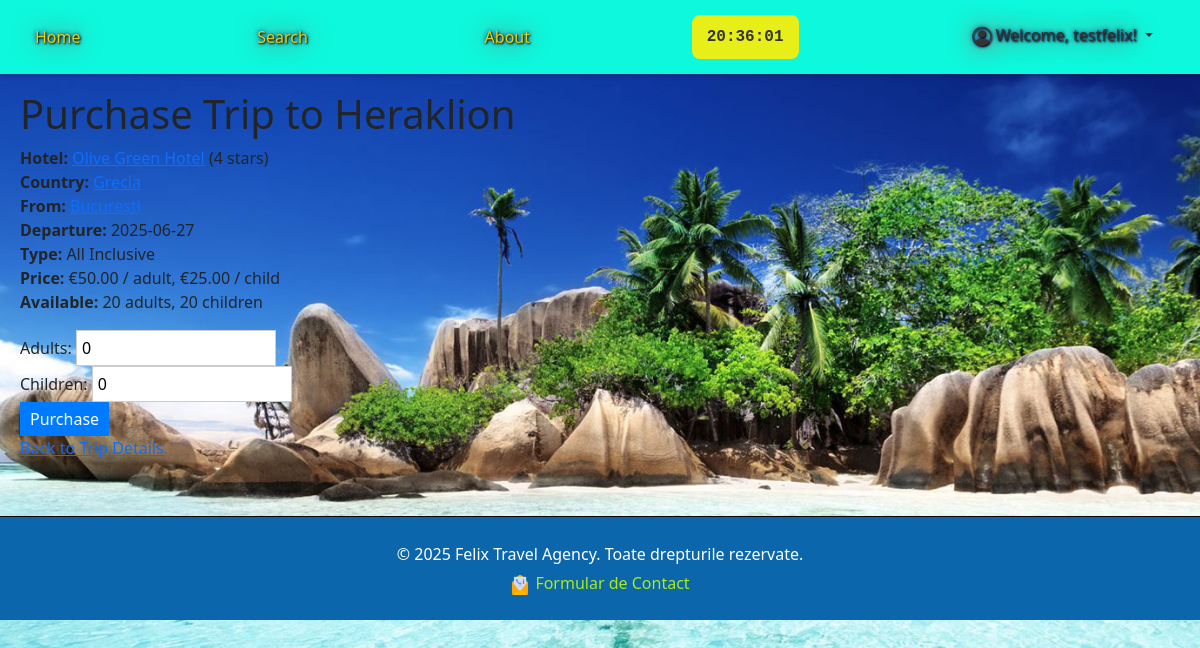
The page /trip/4/purchase/ (signed in) on the database as committed earlier.
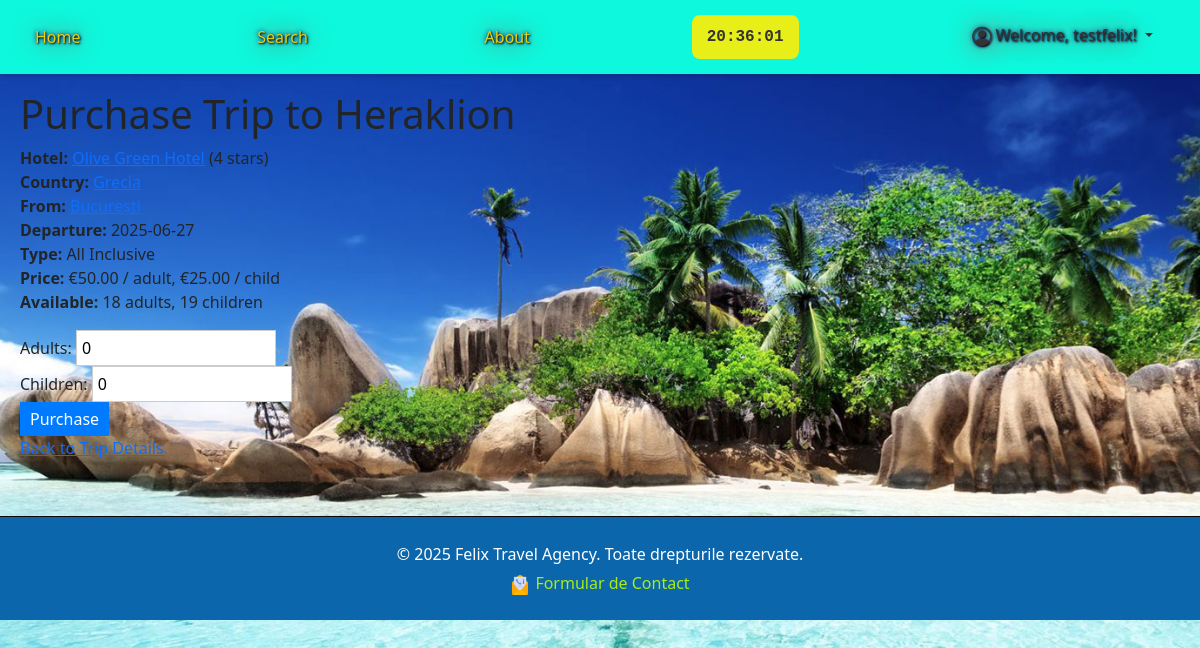
The same page on the database as committed later.
### trips/models.py (models this page shows, shortened)
class Trip(models.Model):
    TRIP_TYPES = (
        ('BB', 'Bed & Breakfast'),
        ('HB', 'Half Board'),
        ('FB', 'Full Board'),
        ('AI', 'All Inclusive'),
    )
    departure_city = models.ForeignKey(City, related_name='departure_trips', on_delete=models.CASCADE)
    departure_airport = models.ForeignKey(Airport, related_name='departure_trips', on_delete=models.CASCADE)
    destination_city = models.ForeignKey(City, related_name='destination_trips', on_delete=models.CASCADE)
    destination_hotel = models.ForeignKey(Hotel, on_delete=models.CASCADE)
    destination_airport = models.ForeignKey(Airport, related_name='destination_trips', on_delete=models.CASCADE)
    departure_date = models.DateField()
    return_date = models.DateField()
    length_of_stay = models.IntegerField()  # in days
    trip_type = models.CharField(max_length=2, choices=TRIP_TYPES)
    price_adult = models.DecimalField(max_digits=10, decimal_places=2)
    price_child = models.DecimalField(max_digits=10, decimal_places=2)
    promoted = models.BooleanField(default=False)
    places_adults = models.IntegerField()
    places_children = models.IntegerField()

class City(models.Model):
    name = models.CharField(max_length=100)
    country = models.ForeignKey(Country, on_delete=models.CASCADE)
    image = models.ImageField(upload_to='city_images/', null=True, blank=True)
    class Meta:
        unique_together = ['name', 'country']

class Hotel(models.Model):
    name = models.CharField(max_length=100)
    standard = models.IntegerField(choices=[(i, f"{i} stars") for i in range(1, 6)])  # 1-5 stars
    description = models.TextField()
    city = models.ForeignKey(City, on_delete=models.CASCADE)

### trips/views.py (the view, shortened to what this page needs)
# urls.py: path('trip/<int:trip_id>/purchase/', views.purchase_trip, name='purchase_trip'),
@login_required
def purchase_trip(request, trip_id):
    trip = get_object_or_404(Trip, id=trip_id)
    return render(request, 'trips/purchase.html', {'trip': trip})

### trips/context_processors.py (called while the page is built)
def user_purchases(request):
    if request.user.is_authenticated:
        purchases = Purchase.objects.filter(user=request.user).select_related('trip__destination_hotel__city').order_by('-purchase_date')[:5]
        return {'user_purchases': purchases}
    return {'user_purchases': []}

### trips/models.py (called while the page is built)
    @property
    def total_amount(self):
        return self.adults * self.trip.price_adult + self.children * self.trip.price_child

### trips/templates/trips/purchase.html (shortened to what this page needs)
{% extends 'trips/master.html' %}
{% load static %}
{% block extra_css %}
    <link rel="stylesheet" href="{% static 'css/purchase.css' %}">
{% endblock %}
{% block content %}
    <h1>Purchase Trip to {{ trip.destination_city.name }}</h1>
    <p>
        <strong>Hotel:</strong> <a href="{% url 'search_trips' %}?hotel={{ trip.destination_hotel.id }}">{{ trip.destination_hotel.name }}</a> ({{ trip.destination_hotel.standard }} stars)<br>
        <strong>Country:</strong> <a href="{% url 'search_trips' %}?country={{ trip.destination_hotel.city.country.id }}">{{ trip.destination_hotel.city.country.name }}</a><br>
        <strong>From:</strong> <a href="{% url 'search_trips' %}?departure_city={{ trip.departure_city.id }}">{{ trip.departure_city.name }}</a><br>
        <strong>Departure:</strong> {{ trip.departure_date|date:"Y-m-d" }}<br>
        <strong>Type:</strong> {{ trip.get_trip_type_display }}<br>
        <strong>Price:</strong> €{{ trip.price_adult }} / adult, €{{ trip.price_child }} / child<br>
        <strong>Available:</strong> {{ trip.places_adults }} adults, {{ trip.places_children }} children
    </p>
    <form method="post" onsubmit="return validateForm()">
        <label>Adults: <input type="number" name="adults" min="0" value="0"></label><br>
        <label>Children: <input type="number" name="children" min="0" value="0"></label><br>
        <button type="submit">Purchase</button>
    </form>
    <p><a href="{% url 'trip_detail' trip.id %}">Back to Trip Details</a></p>
{% endblock %}

Rows that differ between the two databases and show on the page:
changed Trip "All Inclusive": places_adults "20" → "18"; places_children "20" → "19"
